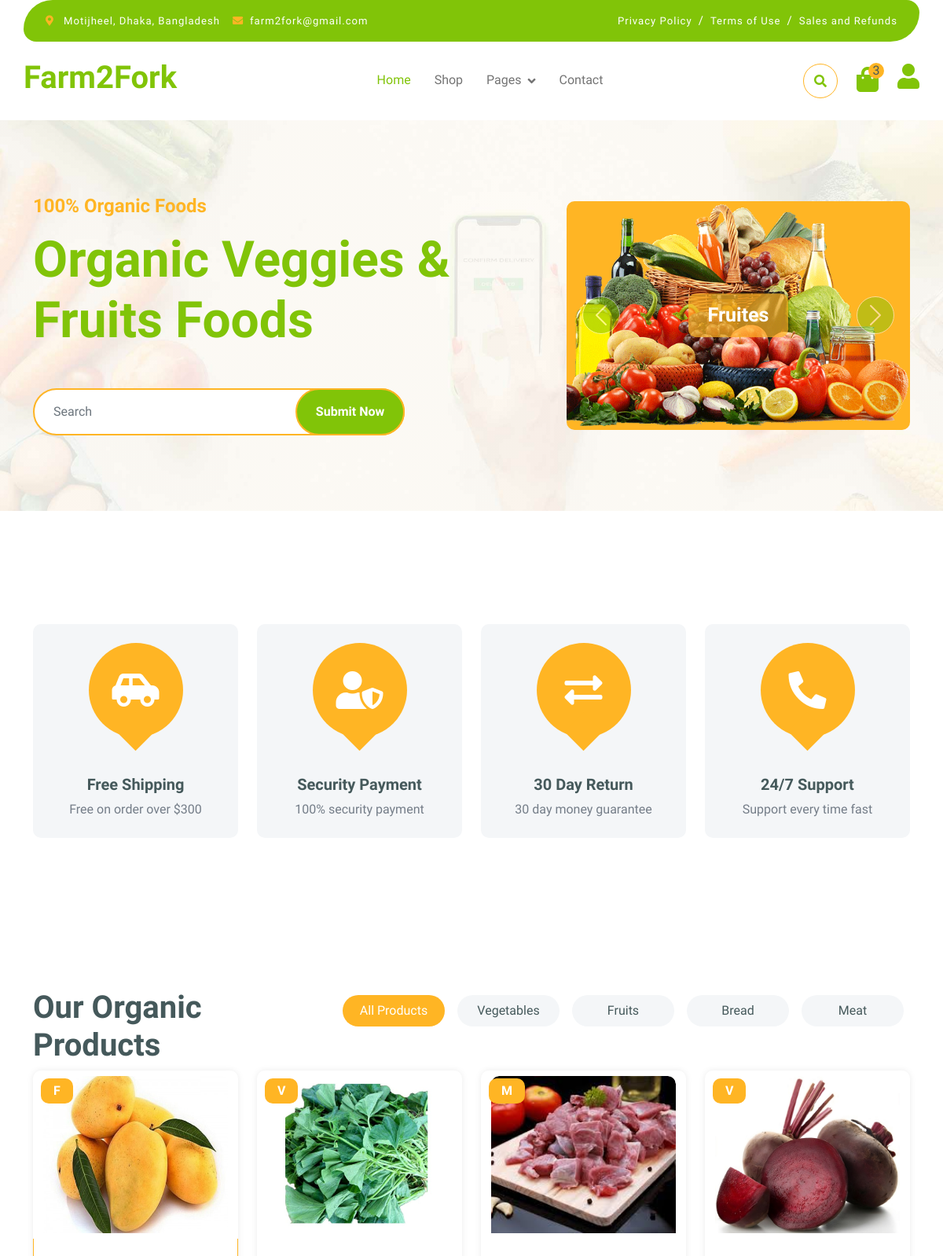
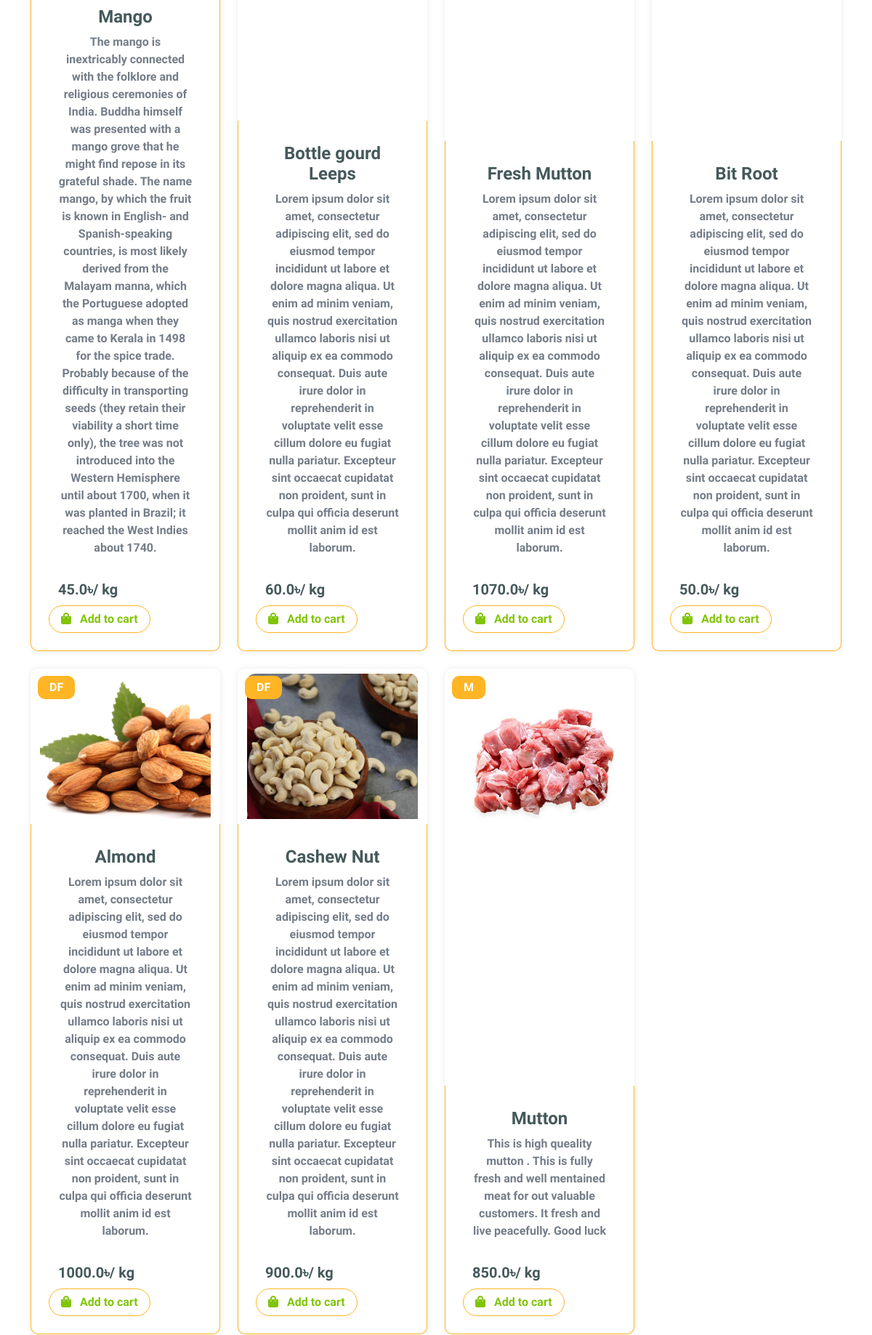
The page / (upper part) on the database its author committed (2 pictures, top to bottom).
### shop/models.py (models this page shows, shortened)
class Product(models.Model):
    title = models.CharField(max_length=100)
    regular_price = models.FloatField()
    discounted_price = models.FloatField()
    descriptions = models.TextField()
    category = models.CharField(choices=CATEGORY_CHOICES, max_length=2)
    product_image = models.ImageField(upload_to='product_image')

### shop/views.py (the view)
# urls.py: path('', views.ProductView.as_view(), name='home'),
class ProductView(View):
    def get(self, request):
        allproducts = Product.objects.all()
        fruits = Product.objects.filter(category='F')
        vegetables = Product.objects.filter(category='V')
        meat = Product.objects.filter(category='M')
        bread = Product.objects.filter(category='B')
        return render(request, 'shop/index.html', {
            'allproducts':allproducts,
            'fruits':fruits,
            'vegetables':vegetables,
            'meat':meat,
            'bread':bread,
        })

### shop/templates/shop/index.html (shortened to what this page needs)
{% extends "shop/base.html" %}
{% load static %}
{% block content %}
        <div class="container-fluid py-5 mb-5 hero-header">
            <div class="container py-5">
                <div class="row g-5 align-items-center">
                    <div class="col-md-12 col-lg-7">
                        <h4 class="mb-3 text-secondary">100% Organic Foods</h4>
                        <h1 class="mb-5 display-3 text-primary">Organic Veggies & Fruits Foods</h1>
                        <div class="position-relative mx-auto">
                            <input class="form-control border-2 border-secondary w-75 py-3 px-4 rounded-pill" type="number" placeholder="Search">
                            <button type="submit" class="btn btn-primary border-2 border-secondary py-3 px-4 position-absolute rounded-pill text-white h-100" style="top: 0; right: 25%;">Submit Now</button>
                        </div>
                    </div>
                    <div class="col-md-12 col-lg-5">
                        <div id="carouselId" class="carousel slide position-relative" data-bs-ride="carousel">
                            <div class="carousel-inner" role="listbox">
                                <div class="carousel-item active rounded">
                                    <img src="{% static "img/hero-img-1.png" %}" class="img-fluid w-100 h-100 bg-secondary rounded" alt="First slide">
                                    <a href="#" class="btn px-4 py-2 text-white rounded">Fruites</a>
                                </div>
                            </div>
                            <button class="carousel-control-prev" type="button" data-bs-target="#carouselId" data-bs-slide="prev">
                                <span class="carousel-control-prev-icon" aria-hidden="true"></span>
                            </button>
                            <button class="carousel-control-next" type="button" data-bs-target="#carouselId" data-bs-slide="next">
                                <span class="carousel-control-next-icon" aria-hidden="true"></span>
                            </button>
                        </div>
                    </div>
                </div>
            </div>
        </div>
        <div class="container-fluid featurs py-5">
            <div class="container py-5">
                <div class="row g-4">
                    <div class="col-md-6 col-lg-3">
                        <div class="featurs-item text-center rounded bg-light p-4">
                            <div class="featurs-icon btn-square rounded-circle bg-secondary mb-5 mx-auto">
                                <i class="fas fa-car-side fa-3x text-white"></i>
                            </div>
                            <div class="featurs-content text-center">
                                <h5>Free Shipping</h5>
                                <p class="mb-0">Free on order over $300</p>
                            </div>
                        </div>
                    </div>
                    <div class="col-md-6 col-lg-3">
                        <div class="featurs-item text-center rounded bg-light p-4">
                            <div class="featurs-icon btn-square rounded-circle bg-secondary mb-5 mx-auto">
                                <i class="fas fa-user-shield fa-3x text-white"></i>
                            </div>
                            <div class="featurs-content text-center">
                                <h5>Security Payment</h5>
                                <p class="mb-0">100% security payment</p>
                            </div>
                        </div>
                    </div>
                    <div class="col-md-6 col-lg-3">
                        <div class="featurs-item text-center rounded bg-light p-4">
                            <div class="featurs-icon btn-square rounded-circle bg-secondary mb-5 mx-auto">
                                <i class="fas fa-exchange-alt fa-3x text-white"></i>
                            </div>
                            <div class="featurs-content text-center">
                                <h5>30 Day Return</h5>
                                <p class="mb-0">30 day money guarantee</p>
                            </div>
                        </div>
                    </div>
                    <div class="col-md-6 col-lg-3">
                        <div class="featurs-item text-center rounded bg-light p-4">
                            <div class="featurs-icon btn-square rounded-circle bg-secondary mb-5 mx-auto">
                                <i class="fa fa-phone-alt fa-3x text-white"></i>
                            </div>
                            <div class="featurs-content text-center">
                                <h5>24/7 Support</h5>
                                <p class="mb-0">Support every time fast</p>
                            </div>
                        </div>
                    </div>
                </div>
            </div>
        </div>
        <div class="container-fluid fruite py-5">
            <div class="container py-5">
                <div class="tab-class text-center">
                    <div class="row g-4">
                        <div class="col-lg-4 text-start">
                            <h1>Our Organic Products</h1>
                        </div>
                        <div class="col-lg-8 text-end">
                            <ul class="nav nav-pills d-inline-flex text-center mb-5">
                                <li class="nav-item">
                                    <a class="d-flex m-2 py-2 bg-light rounded-pill active" data-bs-toggle="pill" href="#tab-1">
                                        <span class="text-dark" style="width: 130px;">All Products</span>
                                    </a>
                                </li>
                                <li class="nav-item">
                                    <a class="d-flex py-2 m-2 bg-light rounded-pill" data-bs-toggle="pill" href="#tab-2">
                                        <span class="text-dark" style="width: 130px;">Vegetables</span>
                                    </a>
                                </li>
                                <li class="nav-item">
                                    <a class="d-flex m-2 py-2 bg-light rounded-pill" data-bs-toggle="pill" href="#tab-3">
                                        <span class="text-dark" style="width: 130px;">Fruits</span>
                                    </a>
                                </li>
                                <li class="nav-item">
                                    <a class="d-flex m-2 py-2 bg-light rounded-pill" data-bs-toggle="pill" href="#tab-4">
                                        <span class="text-dark" style="width: 130px;">Bread</span>
                                    </a>
                                </li>
                                <li class="nav-item">
                                    <a class="d-flex m-2 py-2 bg-light rounded-pill" data-bs-toggle="pill" href="#tab-5">
                                        <span class="text-dark" style="width: 130px;">Meat</span>
                                    </a>
                                </li>
                            </ul>
                        </div>
                    </div>
                    <div class="tab-content">
                        <div id="tab-1" class="tab-pane fade show p-0 active">
                            <div class="row g-4">
                                <div class="col-lg-12">
                                    <div class="row g-4">
                                        {% for allp in allproducts %}
                                        <div class="col-md-6 col-lg-4 col-xl-3">
                                            <div class="rounded position-relative fruite-item">
                                                <a href="{% url "productdetails" allp.id %}" class='btn'>
                                                <div class="fruite-img">
                                                    <img src="{{allp.product_image.url}}" class="img-fluid w-100 rounded-top" alt="">
                                                </div>
                                                <div class="text-white bg-secondary px-3 py-1 rounded position-absolute" style="top: 10px; left: 10px;">{{allp.category}}</div>
                                                <div class="p-4 border border-secondary border-top-0 rounded-bottom">
                                                    <h4>{{allp.title}}</h4>
                                                    <p>{{allp.descriptions}}</p>
                                                    <div class="d-flex justify-content-between flex-lg-wrap">
                                                        <p class="text-dark fs-5 fw-bold mb-0">{{allp.discounted_price}}৳/ kg</p>
                                                        <a href="#" class="btn border border-secondary rounded-pill px-3 text-primary"><i class="fa fa-shopping-bag me-2 text-primary"></i> Add to cart</a>
                                                    </div>
                                                </div>
                                            </div>
                                        </div>
                                        {% endfor %}
                                    </div>
                                </div>
                            </div>
                        </div>
                    </div>
                </div>
            </div>
        </div>
        {% endblock content %}

### shop/templates/shop/base.html (shortened to what this page needs)
{% load static %}
<!DOCTYPE html>
<html lang="en">
    <head>
        <link rel="stylesheet" href="https://use.fontawesome.com/releases/v5.15.4/css/all.css"/>
        <link href="https://cdn.jsdelivr.net/npm/bootstrap-icons@1.4.1/font/bootstrap-icons.css" rel="stylesheet">
        <link href="{% static "lib/lightbox/css/lightbox.min.css" %}" rel="stylesheet">
        <link href="{% static "lib/owlcarousel/assets/owl.carousel.min.css" %}" rel="stylesheet">
        <link href="{% static "css/bootstrap.min.css" %}" rel="stylesheet">
        <link href="{% static "css/style.css" %}" rel="stylesheet">
    </head>
<body>
        <div class="container-fluid fixed-top">
            <div class="container topbar bg-primary d-none d-lg-block">
                <div class="d-flex justify-content-between">
                    <div class="top-info ps-2">
                        <small class="me-3"><i class="fas fa-map-marker-alt me-2 text-secondary"></i> <a href="#" class="text-white">Motijheel, Dhaka, Bangladesh</a></small>
                        <small class="me-3"><i class="fas fa-envelope me-2 text-secondary"></i><a href="#" class="text-white">farm2fork@gmail.com</a></small>
                    </div>
                    <div class="top-link pe-2">
                        <a href="#" class="text-white"><small class="text-white mx-2">Privacy Policy</small>/</a>
                        <a href="#" class="text-white"><small class="text-white mx-2">Terms of Use</small>/</a>
                        <a href="#" class="text-white"><small class="text-white ms-2">Sales and Refunds</small></a>
                    </div>
                </div>
            </div>
            <div class="container px-0">
                <nav class="navbar navbar-light bg-white navbar-expand-xl">
                    <a href="{% url "home" %}" class="navbar-brand"><h1 class="text-primary display-6">Farm2Fork</h1></a>
                    <div class="collapse navbar-collapse bg-white" id="navbarCollapse">
                        <div class="navbar-nav mx-auto">
                            <a href="{% url "home" %}" class="nav-item nav-link active">Home</a>
                            <a href="{% url "shop" %}" class="nav-item nav-link">Shop</a>
                            <div class="nav-item dropdown">
                                <a href="#" class="nav-link dropdown-toggle" data-bs-toggle="dropdown">Pages</a>
                            </div>
                            <a href="{% url "contact" %}" class="nav-item nav-link">Contact</a>
                        </div>
                        <div class="d-flex m-3 me-0">
                            <button class="btn-search btn border border-secondary btn-md-square rounded-circle bg-white me-4" data-bs-toggle="modal" data-bs-target="#searchModal"><i class="fas fa-search text-primary"></i></button>
                            <a href="#" class="position-relative me-4 my-auto">
                                <i class="fa fa-shopping-bag fa-2x"></i>
                                <span class="position-absolute bg-secondary rounded-circle d-flex align-items-center justify-content-center text-dark px-1" style="top: -5px; left: 15px; height: 20px; min-width: 20px;">3</span>
                            </a>
                            <div class="nav-item dropdown">
                                <a href="#" class="my-auto" data-bs-toggle="dropdown">
                                     <i class="fas fa-user fa-2x"></i>
                                </a>
                            </div>
                        </div>
                    </div>
                </nav>
            </div>
        </div>
{% block content %}{% endblock content %}
    </body>
</html>

### rows shown on the page
Product: product_image (picture), category "F", title "Mango", descriptions "The mango is inextricably connected with the folklore and religious ceremonies of India. Buddha himself was presented with a mango grove that he might find repose in its grateful shade. The name mango, by which the fruit is known in English- and Spanish-speaking countries, is most likely derived from the Malayam manna, which the Portuguese adopted as manga when they came to Kerala in 1498 for the spice trade. Probably because of the difficulty in transporting seeds (they retain their viability a short time only), the tree was not introduced into the Western Hemisphere until about 1700, when it was planted in Brazil; it reached the West Indies about 1740.", discounted_price "45.0"
Product: product_image (picture), category "V", title "Bottle gourd Leeps", descriptions "Lorem ipsum dolor sit amet, consectetur adipiscing elit, sed do eiusmod tempor incididunt ut labore et dolore magna aliqua. Ut enim ad minim veniam, quis nostrud exercitation ullamco laboris nisi ut aliquip ex ea commodo consequat. Duis aute irure dolor in reprehenderit in voluptate velit esse cillum dolore eu fugiat nulla pariatur. Excepteur sint occaecat cupidatat non proident, sunt in culpa qui officia deserunt mollit anim id est laborum.", discounted_price "60.0"
Product: product_image (picture), category "M", title "Fresh Mutton", descriptions "Lorem ipsum dolor sit amet, consectetur adipiscing elit, sed do eiusmod tempor incididunt ut labore et dolore magna aliqua. Ut enim ad minim veniam, quis nostrud exercitation ullamco laboris nisi ut aliquip ex ea commodo consequat. Duis aute irure dolor in reprehenderit in voluptate velit esse cillum dolore eu fugiat nulla pariatur. Excepteur sint occaecat cupidatat non proident, sunt in culpa qui officia deserunt mollit anim id est laborum.", discounted_price "1070.0"
Product: product_image (picture), category "V", title "Bit Root", descriptions "Lorem ipsum dolor sit amet, consectetur adipiscing elit, sed do eiusmod tempor incididunt ut labore et dolore magna aliqua. Ut enim ad minim veniam, quis nostrud exercitation ullamco laboris nisi ut aliquip ex ea commodo consequat. Duis aute irure dolor in reprehenderit in voluptate velit esse cillum dolore eu fugiat nulla pariatur. Excepteur sint occaecat cupidatat non proident, sunt in culpa qui officia deserunt mollit anim id est laborum.", discounted_price "50.0"
Product: product_image (picture), category "DF", title "Almond", descriptions "Lorem ipsum dolor sit amet, consectetur adipiscing elit, sed do eiusmod tempor incididunt ut labore et dolore magna aliqua. Ut enim ad minim veniam, quis nostrud exercitation ullamco laboris nisi ut aliquip ex ea commodo consequat. Duis aute irure dolor in reprehenderit in voluptate velit esse cillum dolore eu fugiat nulla pariatur. Excepteur sint occaecat cupidatat non proident, sunt in culpa qui officia deserunt mollit anim id est laborum.", discounted_price "1000.0"
Product: product_image (picture), category "DF", title "Cashew Nut", descriptions "Lorem ipsum dolor sit amet, consectetur adipiscing elit, sed do eiusmod tempor incididunt ut labore et dolore magna aliqua. Ut enim ad minim veniam, quis nostrud exercitation ullamco laboris nisi ut aliquip ex ea commodo consequat. Duis aute irure dolor in reprehenderit in voluptate velit esse cillum dolore eu fugiat nulla pariatur. Excepteur sint occaecat cupidatat non proident, sunt in culpa qui officia deserunt mollit anim id est laborum.", discounted_price "900.0"
Product: product_image (picture), category "M", title "Mutton", descriptions "This is high queality mutton . This is fully fresh and well mentained meat for out valuable customers. It fresh and live peacefully. Good luck", discounted_price "850.0"
